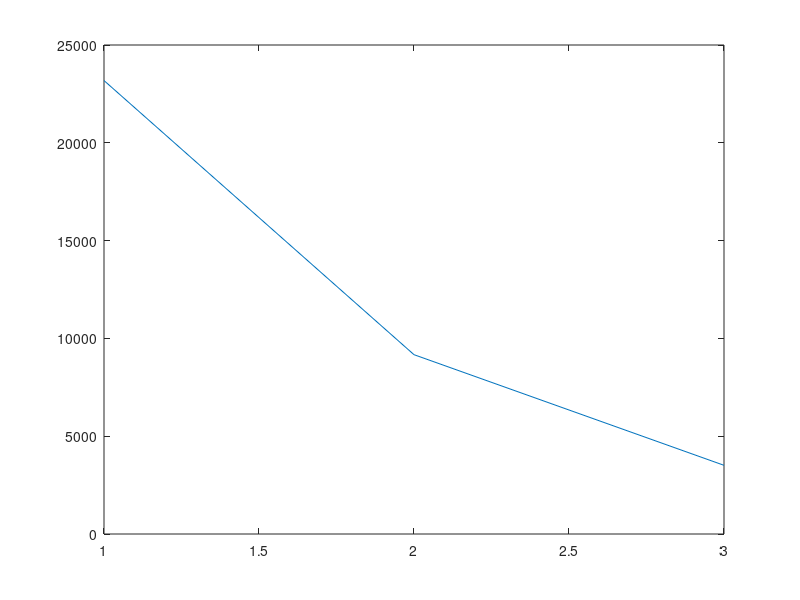

Source code (MATLAB):
% IQB HOMEWORK 6
% Aarushi Agarwal - 2016216
% Shravika Mittal - 2016093
% Surabhi S Nath - 2016271


grid_size = 50;
num_simulation = 1000;

% initialise the bias array
probgrid = [0.3,0.3,0.2,0.2;0.35,0.35,0.15,0.15;0.5,0.5,0,0];

num_turns = 0;
finalans = zeros(1, 3);

for bias = 1:3
    count = 0;
    for i=1:100
        
        xcoord=randi([-25,25])
        ycoord=randi([-25,25])
        
        while(xcoord ~= 0 || ycoord ~= 0)
            if(xcoord>=0 && ycoord>0) %Quadrant 1
                prob=rand;
                if(prob<probgrid(bias,1))   %Left
                    xcoord = xcoord - 1;
                elseif(prob>=probgrid(bias, 1) && prob<2*probgrid(bias, 2))   %Down
                    ycoord = ycoord - 1;
                elseif(prob>=2*probgrid(bias, 2) && prob<2*probgrid(bias, 2) + probgrid(bias, 3) && xcoord<25)  %Right
                    xcoord = xcoord + 1;
                elseif(prob>=2*probgrid(bias, 2) + probgrid(bias, 3) && prob<2*probgrid(bias, 2) + probgrid(bias, 3) + probgrid(bias, 4) && ycoord<25)  %Top
                    ycoord = ycoord + 1;
                end
            elseif(xcoord<0 && ycoord>=0)    %Quadrant 2
                prob=rand;
                if(prob<probgrid(bias,1))   %Right
                    xcoord = xcoord + 1;
                elseif(prob>=probgrid(bias, 1) && prob<2*probgrid(bias, 2))   %Down
                    ycoord = ycoord - 1;
                elseif(prob>=2*probgrid(bias, 2) && prob<2*probgrid(bias, 2) + probgrid(bias, 3) && xcoord>-25)  %Left
                    xcoord = xcoord - 1;
                elseif(prob>=2*probgrid(bias, 2) + probgrid(bias, 3) && prob<2*probgrid(bias, 2) + probgrid(bias, 3) + probgrid(bias, 4) && ycoord<25)  %Top
                    ycoord = ycoord + 1;
                end
            elseif(xcoord<=0 && ycoord<0)    %Quadrant 3
                prob=rand;
                if(prob<probgrid(bias,1))   %Right
                    xcoord = xcoord + 1;
                elseif(prob>=probgrid(bias, 1) && prob<2*probgrid(bias, 2))   %Top
                    ycoord = ycoord + 1;
                elseif(prob>=2*probgrid(bias, 2) && prob<2*probgrid(bias, 2) + probgrid(bias, 3) && xcoord>-25)  %Left
                    xcoord = xcoord - 1;
                elseif(prob>=2*probgrid(bias, 2) + probgrid(bias, 3) && prob<2*probgrid(bias, 2) + probgrid(bias, 3) + probgrid(bias, 4) && ycoord>-25)  %Down
                    ycoord = ycoord - 1;
                end
            else                           %Quadrant 4
                prob=rand;
                if(prob<probgrid(bias,1))   %Left
                    xcoord = xcoord - 1;
                elseif(prob>=probgrid(bias, 1) && prob<2*probgrid(bias, 2))   %Top
                    ycoord = ycoord + 1;
                elseif(prob>=2*probgrid(bias, 2) && prob<2*probgrid(bias, 2) + probgrid(bias, 3) && xcoord<25)  %Right
                    xcoord = xcoord + 1;
                elseif(prob>=2*probgrid(bias, 2) + probgrid(bias, 3) && prob<2*probgrid(bias, 2) + probgrid(bias, 3) + probgrid(bias, 4) && ycoord>-25)  %Down
                    ycoord = ycoord - 1;
                end
            end 
            count = count + 1;
        end    
    end
    finalans(bias) = count;
end


plot([1,2,3], finalans);
